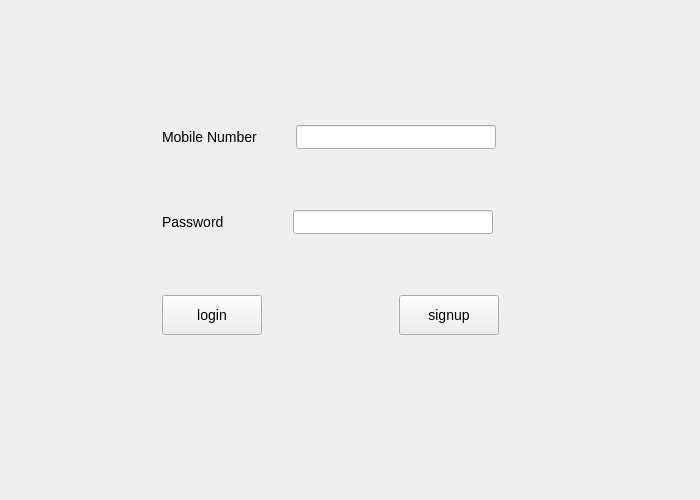
<?xml version="1.0" encoding="UTF-8"?>
<ui version="4.0">
 <class>login</class>
 <widget class="QWidget" name="login">
  <property name="geometry">
   <rect>
    <x>0</x>
    <y>0</y>
    <width>700</width>
    <height>500</height>
   </rect>
  </property>
  <property name="windowTitle">
   <string>login</string>
  </property>
  <widget class="QStackedWidget" name="stackedWidget_2">
   <property name="geometry">
    <rect>
     <x>0</x>
     <y>0</y>
     <width>700</width>
     <height>500</height>
    </rect>
   </property>
   <property name="styleSheet">
    <string notr="true">* {
	font-size:14px;
}</string>
   </property>
   <property name="currentIndex">
    <number>0</number>
   </property>
   <widget class="QWidget" name="LoginPage">
    <widget class="QWidget" name="layoutWidget">
     <property name="geometry">
      <rect>
       <x>160</x>
       <y>70</y>
       <width>341</width>
       <height>321</height>
      </rect>
     </property>
     <layout class="QVBoxLayout" name="verticalLayout">
      <property name="leftMargin">
       <number>2</number>
      </property>
      <property name="rightMargin">
       <number>2</number>
      </property>
      <item>
       <layout class="QHBoxLayout" name="horizontalLayout">
        <property name="rightMargin">
         <number>3</number>
        </property>
        <item>
         <widget class="QLabel" name="label_mobileNumber">
          <property name="minimumSize">
           <size>
            <width>110</width>
            <height>0</height>
           </size>
          </property>
          <property name="text">
           <string>Mobile Number</string>
          </property>
         </widget>
        </item>
        <item>
         <widget class="QLineEdit" name="lineEdit_mobileno">
          <property name="maximumSize">
           <size>
            <width>200</width>
            <height>16777215</height>
           </size>
          </property>
         </widget>
        </item>
       </layout>
      </item>
      <item>
       <layout class="QHBoxLayout" name="horizontalLayout_2">
        <property name="rightMargin">
         <number>6</number>
        </property>
        <item>
         <widget class="QLabel" name="label_password">
          <property name="minimumSize">
           <size>
            <width>110</width>
            <height>0</height>
           </size>
          </property>
          <property name="text">
           <string>Password</string>
          </property>
         </widget>
        </item>
        <item>
         <widget class="QLineEdit" name="lineEdit_password">
          <property name="maximumSize">
           <size>
            <width>200</width>
            <height>16777215</height>
           </size>
          </property>
          <property name="echoMode">
           <enum>QLineEdit::Password</enum>
          </property>
         </widget>
        </item>
       </layout>
      </item>
      <item>
       <layout class="QHBoxLayout" name="horizontalLayout_3">
        <item>
         <widget class="QPushButton" name="pushButton_login">
          <property name="minimumSize">
           <size>
            <width>100</width>
            <height>40</height>
           </size>
          </property>
          <property name="text">
           <string>login</string>
          </property>
         </widget>
        </item>
        <item>
         <spacer name="horizontalSpacer">
          <property name="orientation">
           <enum>Qt::Horizontal</enum>
          </property>
          <property name="sizeHint" stdset="0">
           <size>
            <width>10</width>
            <height>10</height>
           </size>
          </property>
         </spacer>
        </item>
        <item>
         <widget class="QPushButton" name="pushButton_signup">
          <property name="minimumSize">
           <size>
            <width>100</width>
            <height>40</height>
           </size>
          </property>
          <property name="text">
           <string>signup</string>
          </property>
         </widget>
        </item>
       </layout>
      </item>
     </layout>
    </widget>
   </widget>
   <widget class="QWidget" name="signup">
    <widget class="QGroupBox" name="groupBox">
     <property name="geometry">
      <rect>
       <x>110</x>
       <y>60</y>
       <width>471</width>
       <height>361</height>
      </rect>
     </property>
     <property name="title">
      <string>register page</string>
     </property>
     <widget class="QPushButton" name="pushButton_submit">
      <property name="geometry">
       <rect>
        <x>20</x>
        <y>310</y>
        <width>83</width>
        <height>29</height>
       </rect>
      </property>
      <property name="text">
       <string>Sign-up</string>
      </property>
     </widget>
     <widget class="QWidget" name="layoutWidget">
      <property name="geometry">
       <rect>
        <x>20</x>
        <y>230</y>
        <width>210</width>
        <height>30</height>
       </rect>
      </property>
      <layout class="QHBoxLayout" name="horizontalLayout_8">
       <item>
        <widget class="QLabel" name="label_7">
         <property name="text">
          <string>Description</string>
         </property>
        </widget>
       </item>
       <item>
        <widget class="QLineEdit" name="lineEdit_description"/>
       </item>
      </layout>
     </widget>
     <widget class="QWidget" name="layoutWidget">
      <property name="geometry">
       <rect>
        <x>20</x>
        <y>30</y>
        <width>203</width>
        <height>180</height>
       </rect>
      </property>
      <layout class="QVBoxLayout" name="verticalLayout_2">
       <item>
        <layout class="QHBoxLayout" name="horizontalLayout_4">
         <item>
          <widget class="QLabel" name="label_3">
           <property name="text">
            <string>FirstName</string>
           </property>
          </widget>
         </item>
         <item>
          <widget class="QLineEdit" name="lineEdit_firstname"/>
         </item>
        </layout>
       </item>
       <item>
        <layout class="QHBoxLayout" name="horizontalLayout_5">
         <item>
          <widget class="QLabel" name="label_4">
           <property name="text">
            <string>LastName</string>
           </property>
          </widget>
         </item>
         <item>
          <widget class="QLineEdit" name="lineEdit_lastname"/>
         </item>
        </layout>
       </item>
       <item>
        <layout class="QHBoxLayout" name="horizontalLayout_6">
         <item>
          <widget class="QLabel" name="label_5">
           <property name="text">
            <string>Password</string>
           </property>
          </widget>
         </item>
         <item>
          <widget class="QLineEdit" name="lineEdit_password_2">
           <property name="echoMode">
            <enum>QLineEdit::Password</enum>
           </property>
          </widget>
         </item>
        </layout>
       </item>
       <item>
        <layout class="QHBoxLayout" name="horizontalLayout_7">
         <item>
          <widget class="QLabel" name="label_6">
           <property name="text">
            <string>Phoneno</string>
           </property>
          </widget>
         </item>
         <item>
          <widget class="QLineEdit" name="lineEdit_phoneno"/>
         </item>
        </layout>
       </item>
       <item>
        <layout class="QHBoxLayout" name="horizontalLayout_9">
         <item>
          <widget class="QLabel" name="label">
           <property name="text">
            <string>Visibility</string>
           </property>
          </widget>
         </item>
         <item>
          <widget class="QComboBox" name="comboBox_visibilty"/>
         </item>
        </layout>
       </item>
      </layout>
     </widget>
     <widget class="QLabel" name="label_pic">
      <property name="geometry">
       <rect>
        <x>290</x>
        <y>40</y>
        <width>141</width>
        <height>141</height>
       </rect>
      </property>
      <property name="text">
       <string/>
      </property>
     </widget>
     <widget class="QPushButton" name="pushButton_change_pic">
      <property name="geometry">
       <rect>
        <x>300</x>
        <y>190</y>
        <width>83</width>
        <height>29</height>
       </rect>
      </property>
      <property name="text">
       <string>change_pic</string>
      </property>
     </widget>
     <widget class="QPushButton" name="pushButton_loginin_2">
      <property name="geometry">
       <rect>
        <x>350</x>
        <y>310</y>
        <width>83</width>
        <height>29</height>
       </rect>
      </property>
      <property name="text">
       <string>Log-in</string>
      </property>
     </widget>
     <widget class="QLabel" name="label_2">
      <property name="geometry">
       <rect>
        <x>220</x>
        <y>320</y>
        <width>49</width>
        <height>16</height>
       </rect>
      </property>
      <property name="text">
       <string>OR</string>
      </property>
     </widget>
    </widget>
   </widget>
  </widget>
 </widget>
 <resources/>
 <connections/>
</ui>
